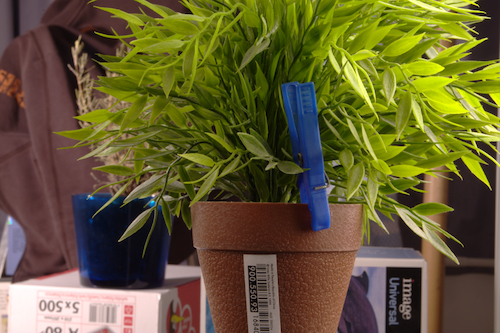
//> input picture opencv-sources/opencv_contrib-4.9.0/modules/alphamat/samples/input_images/plant.jpg, 500 x 333 px, given in place of the camera
$ ./cppChromaKey   (built with g++ and OpenCV 4)
//> lines starting //> are read from the running program, lines starting //| are printed output that depends on the picture; after the words box and inside, x2 and y2 are one past the last pixel; in counts of white or black regions, pixels touching at a corner belong together
//> further down, frame is the input picture: 333 rows x 500 cols, CV_8UC3; mean B, G, R 49.9, 92, 100.9
#include "opencv2/core.hpp"
#include "opencv2/videoio.hpp"
#include "opencv2/highgui.hpp"
#include "opencv2/imgproc/imgproc.hpp"
#include <iostream>
#include <stdio.h>

using namespace cv;
using namespace std;

// 이미지 처리 함수
cv::Mat processImage(Mat AFrame, int min_h, int min_s, int min_v, int max_h, int max_s, int max_v) {
//> called with min_h = 14, min_s = 70, min_v = 116, max_h = 92, max_s = 255, max_v = 255

    cv::Mat hsv, mask, mask_inv, fg;

    // 이미지를 HSV로 변환
    cvtColor(AFrame, hsv, COLOR_BGR2HSV);
//> hsv: 333 rows x 500 cols, CV_8UC3; mean H, S, V 49.4, 151.1, 108.6

    // HSV 범위에 따라 마스크 생성
    inRange(hsv, Scalar(min_h, min_s, min_v), Scalar(max_h, max_s, max_v), mask);
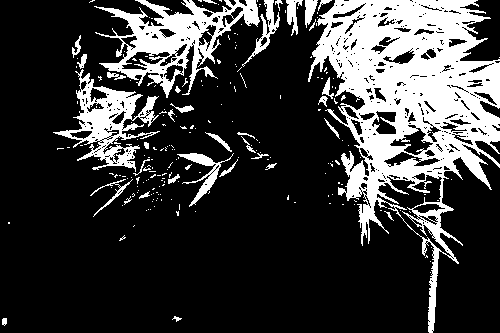
//> mask: 333 rows x 500 cols, CV_8UC1; 22.8% white; 223 white regions (188 under 20 px), largest, box (x1, y1, x2, y2) and area: (308, 0, 500, 333) 25021, (94, 0, 260, 98) 5663, (53, 69, 160, 172) 3557
    bitwise_not(mask, mask_inv);

    // 전경 추출
    bitwise_and(AFrame, AFrame, fg, mask_inv);
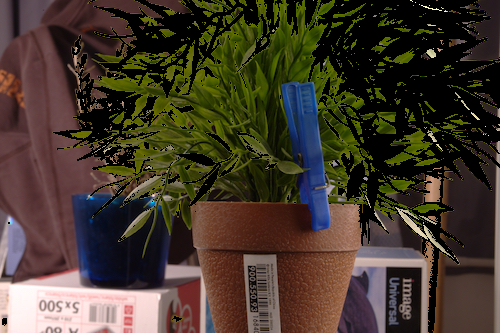
//> fg: 333 rows x 500 cols, CV_8UC3; mean B, G, R 42.5, 56.8, 67.5

    return fg;
}

int main() {

    // 웹캠 인덱스 설정
    int webcam_index = 0;

    // 웹캠 열기
    VideoCapture cap(1);

    if (!cap.isOpened()) {
        cerr << "카메라를 열 수 없습니다." << endl;
        return -1;
    }
    else {
        cap.set(CAP_PROP_WHITE_BALANCE_BLUE_U, 0.5);
    }

    cv::Mat frame, result;

    while (true) {
        cap >> frame;

        // 이미지 처리 함수 호출
        result = processImage(frame, 14, 70, 116, 92, 255, 255);

        // 결과 이미지 표시
        imshow("result fg", result);

        result.release();

        if (waitKey(33) == 27)
//> the Esc key is pressed
            break;
    }

    // 자원 해제
    cap.release();
    destroyAllWindows();

    return 0;
}
